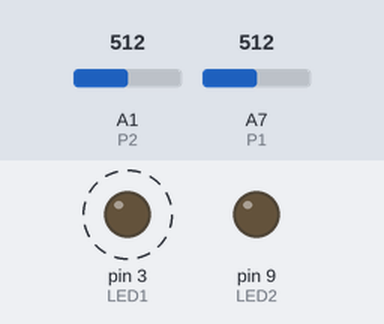
The sketch below on a simulated Arduino Nano, built with avr-gcc and run on an emulated ATmega328P. On the bench: output pins drawn as LEDs (lit = HIGH). Dashed ring = blinking. The inputs (shaded band) are chosen by the test bench; at power-on: A1 (P2) = 512, A7 (P1) = 512.

Above: at 1.2 s.
1.3 s: A1 (P2) set to 716
At 2.02 s:
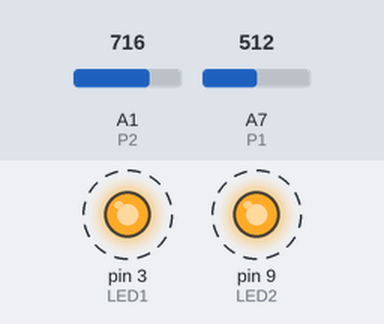
4.3 s: A7 (P1) set to 122
At 5.03 s:
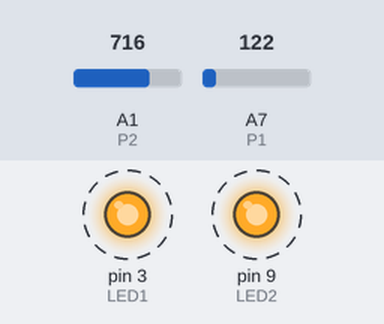
7.3 s: A7 (P1) set to 900
10.3 s: A7 (P1) set to 1023
13.3 s: A1 (P2) set to 306
At 13.48 s:
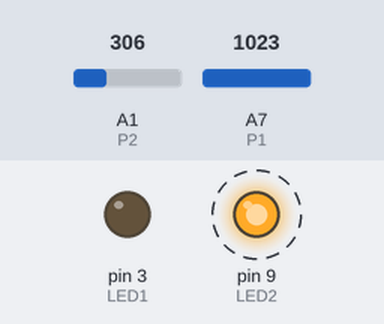
Timing chart, 0 to 17.3 s (numbered marks = the images above; inputs shaded):
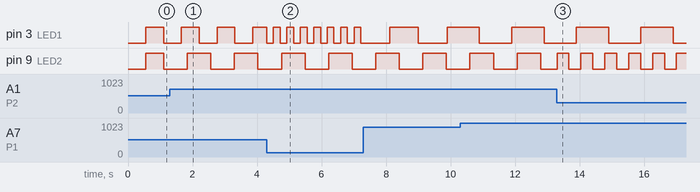

Measured:
- after the input at 1.3 s, pin 9 (LED2): alternates HIGH for 0.73 s and LOW for 0.73 s, starting after 0.54 s
- after the input at 4.3 s, pin 3 (LED1): alternates HIGH for 0.21 s and LOW for 0.21 s, starting at once
- after the input at 13.3 s, pin 9 (LED2): alternates HIGH for 0.37 s and LOW for 0.37 s, starting at once
- by itself, pin 3 (LED1): alternates HIGH for 0.55 s and LOW for 0.55 s

The sketch:

blinking_2.ino
```cpp
unsigned long ms_from_start =0;
unsigned long ms_previous_read_LED1 = 0;
unsigned long LED1_interval=0;
unsigned long ms_previous_read_LED2 = 0;
unsigned long LED2_interval=0;


#define LED1 3
#define LED2 9

#define P1 A7
#define P2 A1

int LED1_state=0;
int LED2_state=0;


void setup() {
  pinMode(LED1, OUTPUT);
  pinMode(LED2, OUTPUT);
  pinMode(P1, INPUT);
  pinMode(P2, INPUT);
}
void loop() {
  ms_from_start = millis();
  LED1_interval=0;
  LED2_interval=0;
  for(int i=0;i<5;i++){
   LED1_interval=LED1_interval+map(analogRead(P1),0,1023,100,1000);
   LED2_interval=LED2_interval+map(analogRead(P2),0,1023,100,1000);
  }
  LED1_interval=LED1_interval/5;
  LED2_interval=LED2_interval/5;

  if (ms_from_start-ms_previous_read_LED1> LED1_interval){
    ms_previous_read_LED1=ms_from_start;
    if (LED1_state==0) LED1_state=1; else LED1_state=0;
    digitalWrite(LED1,LED1_state);
  }

  if (ms_from_start-ms_previous_read_LED2> LED2_interval){
    ms_previous_read_LED2=ms_from_start;
    if (LED2_state==0) LED2_state=1; else LED2_state=0;
    digitalWrite(LED2,LED2_state);
  }

}
```
